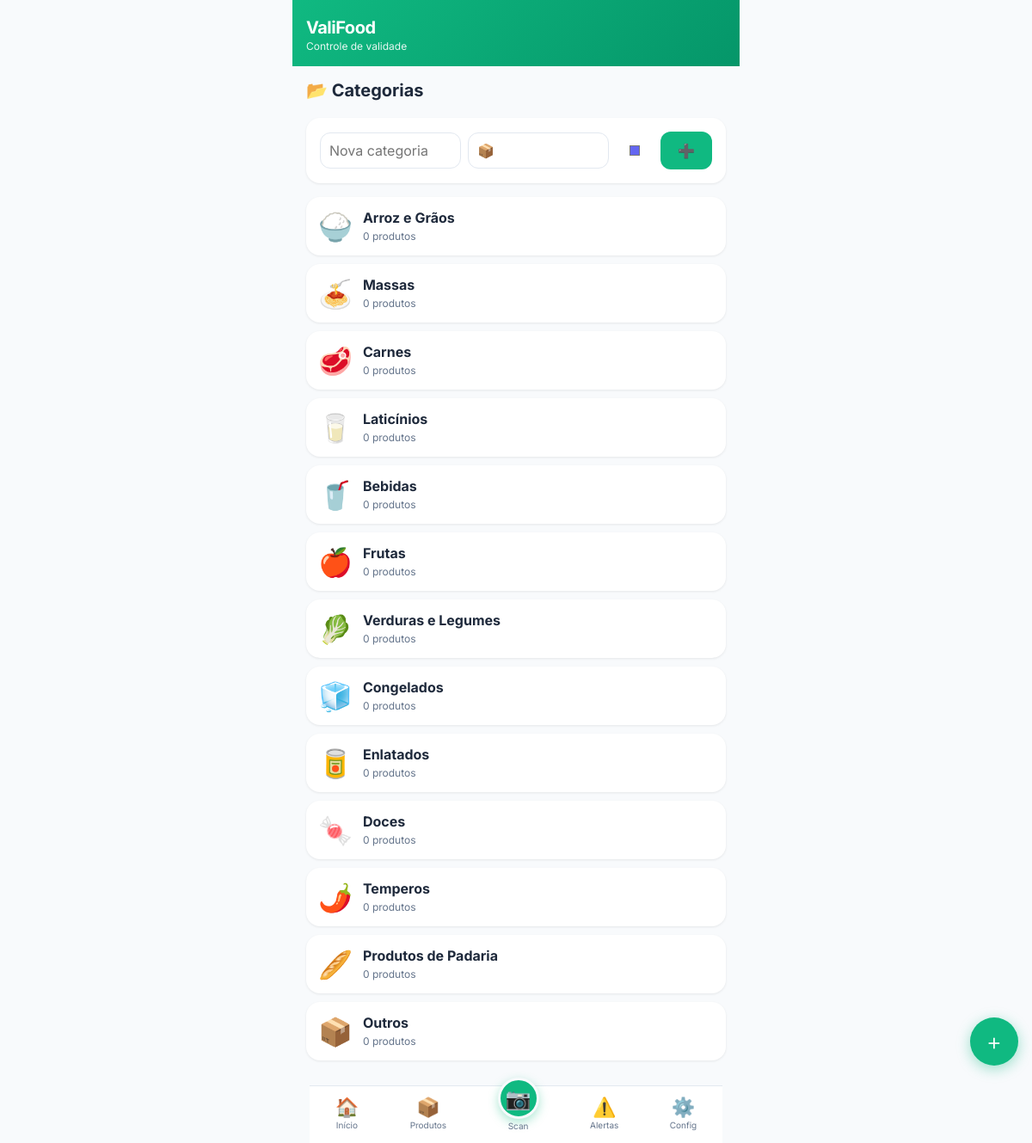
Screenshot of /categories/ (signed in) with the database file from the repository.
### app/models.py (models this page shows)
class Category(db.Model):
    __tablename__ = 'categories'
    id = db.Column(db.Integer, primary_key=True)
    name = db.Column(db.String(50), nullable=False)
    icon = db.Column(db.String(10), default='📦')
    color = db.Column(db.String(20), default='#6366f1')
    user_id = db.Column(db.Integer, db.ForeignKey('users.id'), nullable=True)
    created_at = db.Column(db.DateTime, default=lambda: datetime.now(pytz.timezone('America/Sao_Paulo')))
    products = db.relationship('Product', backref='category', lazy='dynamic')

### app/routes/categories.py (the view)
@bp.route('/')
@login_required
def list_categories():
    categories = Category.query.filter(
        (Category.user_id == current_user.id) | (Category.user_id == None)
    ).all()
    return render_template('categories.html', categories=categories)

### app/__init__.py (called while the page is built)
@login_manager.user_loader
def load_user(user_id):
    from app.models import User
    return User.query.get(int(user_id))

### app/templates/categories.html (shortened to what this page needs)
{% extends "base.html" %}
{% block content %}
<div class="categories-page">
    <div class="page-header">
        <h2>📂 Categorias</h2>
    </div>
    <form method="POST" action="{{ url_for('categories.new_category') }}" class="category-form">
        <div class="form-row">
            <div class="form-group">
                <input type="text" name="name" placeholder="Nova categoria" required>
            </div>
            <div class="form-group">
                <input type="text" name="icon" placeholder="Ícone (emoji)" value="📦" maxlength="5">
            </div>
            <div class="form-group">
                <input type="color" name="color" value="#6366f1">
            </div>
            <button type="submit" class="btn btn-primary">➕</button>
        </div>
    </form>
    <div class="category-list">
        {% for cat in categories %}
        <div class="category-item">
            <div class="category-info">
                <span class="category-icon-large" style="color: {{ cat.color }}">{{ cat.icon }}</span>
                <div>
                    <h4>{{ cat.name }}</h4>
                    <span class="category-count">{{ cat.products.count() }} produtos</span>
                </div>
            </div>
        </div>
        {% endfor %}
    </div>
</div>
{% endblock %}

### app/templates/base.html (shortened to what this page needs)
<!DOCTYPE html>
<html lang="pt-BR">
<head>
    <link rel="stylesheet" href="{{ url_for('static', filename='css/style.css') }}">
</head>
<body>
    <div class="app-container">
        {% if current_user.is_authenticated %}
        <header class="app-header">
            <div class="header-content">
                <h1 class="app-title">ValiFood</h1>
                <span class="app-subtitle">Controle de validade</span>
            </div>
        </header>
        {% endif %}
        <main class="app-main">
            {% block content %}{% endblock %}
        </main>
        {% if current_user.is_authenticated %}
        <nav class="bottom-nav" aria-label="Navegação principal">
            <a href="{{ url_for('dashboard.index') }}" class="nav-item {% if request.endpoint == 'dashboard.index' %}active{% endif %}" aria-label="Início">
                <span class="nav-icon">🏠</span>
                <span class="nav-label">Início</span>
            </a>
            <a href="{{ url_for('products.list_products') }}" class="nav-item {% if request.endpoint and 'products' in request.endpoint %}active{% endif %}" aria-label="Produtos">
                <span class="nav-icon">📦</span>
                <span class="nav-label">Produtos</span>
            </a>
            <a href="{{ url_for('products.new_product') }}" class="nav-item nav-scan {% if request.endpoint and 'new_product' in request.endpoint %}active{% endif %}" aria-label="Escanear">
                <span class="nav-icon">📷</span>
                <span class="nav-label">Scan</span>
            </a>
            <a href="{{ url_for('notifications.index') }}" class="nav-item {% if request.endpoint and 'notifications' in request.endpoint %}active{% endif %}" aria-label="Alertas">
                <span class="nav-icon">⚠️</span>
                <span class="nav-label">Alertas</span>
            </a>
            <a href="{{ url_for('notifications.settings') }}" class="nav-item {% if request.endpoint and 'settings' in request.endpoint %}active{% endif %}" aria-label="Configurações">
                <span class="nav-icon">⚙️</span>
                <span class="nav-label">Config</span>
            </a>
        </nav>
        <a href="{{ url_for('products.new_product') }}" class="fab" aria-label="Adicionar alimento">
            <span>+</span>
        </a>
        {% endif %}
    </div>
</body>
</html>

### app/static/css/style.css (style rules this page uses)
:root { --primary: #10b981; --primary-dark: #059669; --danger: #ef4444; --warning: #f59e0b; --info: #3b82f6; --success: #22c55e; --bg: #f8fafc; --surface: #ffffff; --text: #1e293b; --text-secondary: #64748b; --border: #e2e8f0; --radius: 16px; --radius-sm: 12px; --shadow: 0 1px 3px rgba(0,0,0,0.08); --shadow-lg: 0 10px 25px rgba(0,0,0,0.1); }
* { margin:0; padding:0; box-sizing:border-box; -webkit-tap-highlight-color:transparent; }
html, body { font-family:'Inter',-apple-system,BlinkMacSystemFont,sans-serif; background:var(--bg); color:var(--text); height:100%; overflow-x:hidden; -webkit-font-smoothing:antialiased; }
.app-container { max-width:480px; margin:0 auto; min-height:100vh; padding-bottom:80px; position:relative; }
.app-header { background:linear-gradient(135deg,var(--primary),var(--primary-dark)); color:white; padding:20px 16px 16px; position:sticky; top:0; z-index:100; }
.header-content { display:flex; flex-direction:column; }
.app-title { font-size:1.25rem; font-weight:700; letter-spacing:-0.5px; }
.app-subtitle { font-size:0.75rem; opacity:0.9; margin-top:2px; }
.app-main { padding:16px; }
.form-group input, .form-group select, .form-group textarea { width:100%; padding:12px 14px; border:1.5px solid var(--border); border-radius:var(--radius-sm); font-size:1rem; font-family:inherit; background:var(--surface); color:var(--text); transition:border-color 0.2s; }
.btn { display:inline-flex; align-items:center; justify-content:center; gap:6px; padding:12px 20px; border:none; border-radius:var(--radius-sm); font-size:1rem; font-weight:600; font-family:inherit; cursor:pointer; transition:all 0.2s; text-decoration:none; }
.btn-primary { background:var(--primary); color:white; }
.bottom-nav { position:fixed; bottom:0; left:50%; transform:translateX(-50%); width:100%; max-width:480px; background:var(--surface); border-top:1px solid var(--border); display:flex; justify-content:space-around; align-items:center; padding:6px 0 10px; z-index:1000; backdrop-filter:blur(10px); }
.nav-item { display:flex; flex-direction:column; align-items:center; gap:2px; text-decoration:none; color:var(--text-secondary); font-size:0.625rem; padding:4px 12px; transition:color 0.2s; }
.nav-icon { font-size:1.375rem; }
.nav-scan .nav-icon { background:var(--primary); color:white; width:48px; height:48px; border-radius:50%; display:flex; align-items:center; justify-content:center; font-size:1.5rem; margin-top:-20px; box-shadow:0 4px 12px rgba(16,185,129,0.35); border:3px solid var(--bg); }
.fab { position:fixed; bottom:90px; right:16px; width:56px; height:56px; background:var(--primary); color:white; border-radius:50%; display:flex; align-items:center; justify-content:center; font-size:1.75rem; font-weight:300; text-decoration:none; box-shadow:0 4px 16px rgba(16,185,129,0.4); z-index:999; transition:transform 0.2s; }
.page-header { margin-bottom:20px; }
.page-header h2 { font-size:1.25rem; font-weight:700; }
.form-row { display:grid; grid-template-columns:1fr 1fr; gap:12px; }
.categories-page .category-form { background:var(--surface); border-radius:var(--radius); padding:16px; margin-bottom:16px; box-shadow:var(--shadow); }
.category-form .form-row { display:flex; gap:8px; align-items:center; }
.category-form input[type="text"] { flex:1; padding:10px; border:1.5px solid var(--border); border-radius:var(--radius-sm); }
.category-form input[type="color"] { width:44px; height:44px; border:none; border-radius:var(--radius-sm); cursor:pointer; }
.category-list { display:flex; flex-direction:column; gap:10px; }
.category-item { background:var(--surface); border-radius:var(--radius); padding:14px; box-shadow:var(--shadow); }
.category-info { display:flex; align-items:center; gap:12px; }
.category-icon-large { font-size:2rem; }
.category-count { font-size:0.75rem; color:var(--text-secondary); }
@media (min-width:640px) { .app-container { max-width:520px; } }

### rows the page displays
Category: icon "🍚", name "Arroz e Grãos", products.count "0"
Category: icon "🍝", name "Massas", products.count "0"
Category: icon "🥩", name "Carnes", products.count "0"
Category: icon "🥛", name "Laticínios", products.count "0"
Category: icon "🥤", name "Bebidas", products.count "0"
Category: icon "🍎", name "Frutas", products.count "0"
Category: icon "🥬", name "Verduras e Legumes", products.count "0"
Category: icon "🧊", name "Congelados", products.count "0"
Category: icon "🥫", name "Enlatados", products.count "0"
Category: icon "🍬", name "Doces", products.count "0"
Category: icon "🌶️", name "Temperos", products.count "0"
Category: icon "🥖", name "Produtos de Padaria", products.count "0"
Category: icon "📦", name "Outros", products.count "0"
